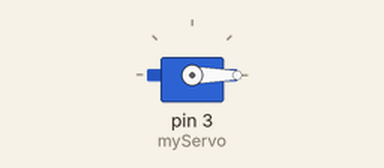
This sketch was run on a simulated Arduino Uno, built with avr-gcc and run on an emulated ATmega328P. On the bench: servo.

Above: at 0.05 s.
Timing chart, 0 to 3.0 s (numbered marks = the images above):
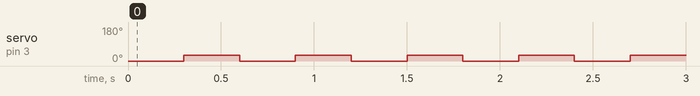

The sketch:

servo.ino
```cpp
/* Servo Unit Test

The servo should move back and forth between 0 and 30 degrees.

Servo:   black  red   brown/ orange
Arduino: GND    VCC   3

*/

#include <Servo.h>         // allows you to use the library
Servo myServo;             // give a name to your servo
void setup() {
  myServo.attach(3);   // connect servo to pin 3
}

void loop() {
  myServo.write(0);    // set the servo’s position to 0
  delay(300);          // sleep for a bit
  myServo.write(30);   // set position to 30 degrees
  delay(300);
}
```

Measured:
- by itself, servo on pin 3 (myServo): alternates 30° for 0.30 s and 0° for 0.30 s
